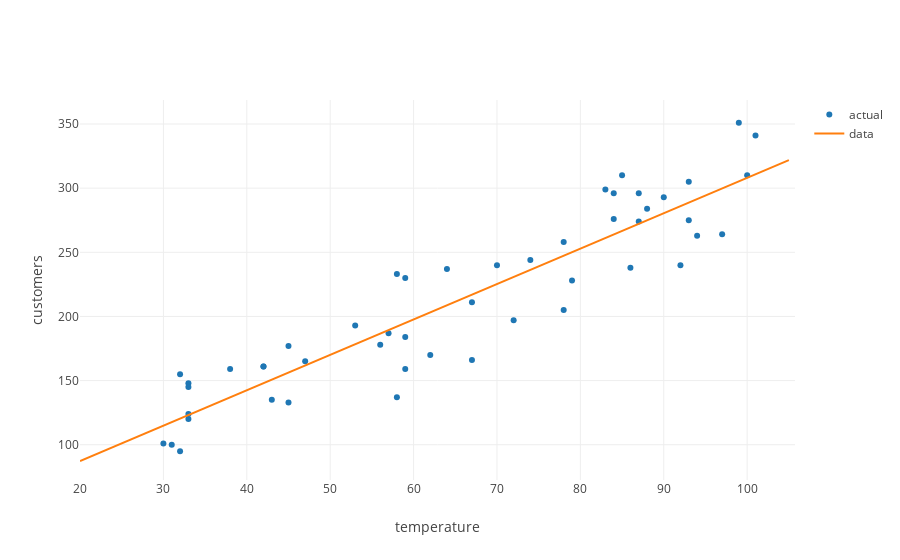

Notebook cell for this chart:
### Code cell
temperature_range = list(range(20, 110, 5))
predicted_values = list(map(lambda temp: 2.76*temp + 32.125, temperature_range)) 
model_trace = trace_values(temperature_range, predicted_values, mode = 'lines')
plot([data_trace, model_trace], layout = layout)

### Figure 1 — Plotly figure (JSON) as saved in the notebook; plotly's stock layout.template omitted (floating-point values rounded to 4 significant figures)
{"data": [{"mode": "markers", "name": "actual", "text": [], "type": "scatter", "uid": "eb2958e6-32ac-4736-83eb-2fc9a43a7ace", "x": [47, 38, 62, 45, 93, 87, 90, 78, 56, 42, 92, 33, 79, 85, 30, 87, 64, 59, 43, 70, 33, 32, 33, 99, 31, 78, 57, 84, 33, 97, 58, 86, 93, 100, 59, 74, 59, 58, 88, 67, 32, 83, 101, 42, 53, 67, 45, 72, 94, 84], "y": [165, 159, 170, 133, 275, 296, 293, 258, 178, 161, 240, 120, 228, 310, 101, 274, 237, 159, 135, 240, 148, 155, 145, 351, 100, 205, 187, 296, 124, 264, 233, 238, 305, 310, 184, 244, 230, 137, 284, 166, 95, 299, 341, 161, 193, 211, 177, 197, 263, 276]}, {"mode": "lines", "name": "data", "text": [], "type": "scatter", "uid": "4a2fcfff-75e6-44c3-9698-e108116e8072", "x": [20, 25, 30, 35, 40, 45, 50, 55, 60, 65, 70, 75, 80, 85, 90, 95, 100, 105], "y": [87.32, 101.1, 114.9, 128.7, 142.5, 156.3, 170.1, 183.9, 197.7, 211.5, 225.3, 239.1, 252.9, 266.7, 280.5, 294.3, 308.1, 321.9]}], "layout": {"autosize": true, "xaxis": {"autorange": true, "range": [20, 105.8], "title": {"text": "temperature"}, "type": "linear"}, "yaxis": {"autorange": true, "range": [72.45, 370.0], "title": {"text": "customers"}, "type": "linear"}}}
